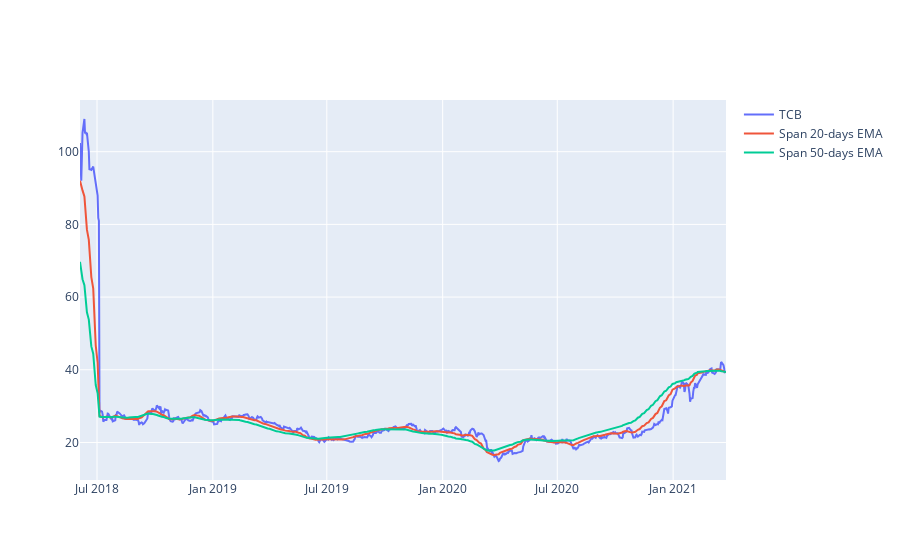

Notebook code cell kept with this figure:
### Code cell
#plot linechart for stock price
short_rolling = df['<Close>'].rolling(window=20).mean()

ema_long = df['<Close>'].ewm(span=50, adjust=False).mean()
ema_short = df['<Close>'].ewm(span=20, adjust=False).mean()
line_price = df['<Close>']
fig = go.Figure()
#px.line(df_hpg, x='datetime', y='<Close>', labels={'x':'Date', 'y':'Price'})

fig.add_trace(go.Scatter(x=df.datetime, y=line_price, 
                        mode='lines', name='TCB'))

fig.add_trace(go.Scatter(x=df.datetime, y=ema_short, 
                        mode='lines', name='Span 20-days EMA'))

fig.add_trace(go.Scatter(x=df.datetime, y=ema_long, 
                        mode='lines', name='Span 50-days EMA'))

### Figure 1 — Plotly figure (JSON) as saved in the notebook; plotly's stock layout.template omitted (floating-point values rounded to 4 significant figures; data arrays with more than 128 entries replaced by an {"elided": "..."} marker saying what was removed)
{"data": [{"mode": "lines", "name": "TCB", "type": "scatter", "x": {"elided": "706 str values"}, "y": {"elided": "706 float values"}}, {"mode": "lines", "name": "Span 20-days EMA", "type": "scatter", "x": {"elided": "706 str values"}, "y": {"elided": "706 float values"}}, {"mode": "lines", "name": "Span 50-days EMA", "type": "scatter", "x": {"elided": "706 str values"}, "y": {"elided": "706 float values"}}], "layout": {}}
